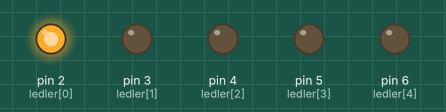
Bench run of a sketch on a simulated Arduino Uno, built with avr-gcc and run on an emulated ATmega328P. Shown: output pins drawn as LEDs (lit = HIGH).

Above: at 0.2 s.
At 1.7 s:
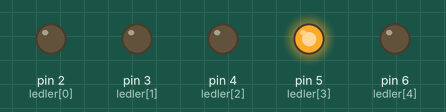
At 2.5 s:
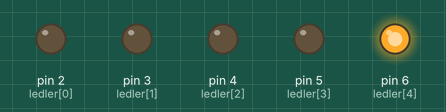
At 4.2 s:
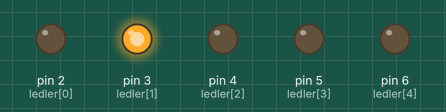
At 6.2 s:
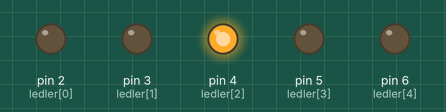
Timing chart, 0 to 6.5 s (numbered marks = the images above):
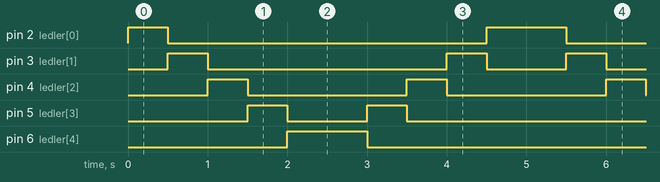

Measured:
- by itself, pin 2 (ledler[0]): repeats every 5.0 s: LOW 4.0 s, HIGH 1.0 s
- by itself, pin 3 (ledler[1]): repeats every 5.0 s: LOW 3.0 s, HIGH 0.50 s, LOW 1.0 s, HIGH 0.50 s
- by itself, pin 4 (ledler[2]): alternates HIGH for 0.50 s and LOW for 2.0 s
- by itself, pin 5 (ledler[3]): repeats every 5.0 s: LOW 1.0 s, HIGH 0.50 s, LOW 3.0 s, HIGH 0.50 s
- by itself, pin 6 (ledler[4]): alternates HIGH for 1.0 s and LOW for 4.0 s

The sketch:

Kara_simsek.ino
```cpp
// Muhammed ÇİÇEK tarafından hazırlandı
// KARA ŞİMŞEK PROJESİ
int ledler[] = {2,3,4,5,6};  // ledlerin giriş pinleri
void setup() {
  for(int i=0; i<5; i++){
  pinMode(ledler[i], OUTPUT);  // ledleri çıkış olarak tanımladık
  }
}
void loop() {
  for(int i=0; i<5; i++){
    digitalWrite(ledler[i], HIGH); // ledleri yaktık
    delay(500);
    digitalWrite(ledler[i], LOW);  // ledleri söndürdük
  }
  for(int j=4; j>-1; j--){
    digitalWrite(ledler[j], HIGH);  //terstten yaktık ledleri
    delay(500);
    digitalWrite(ledler[j], LOW);  // ledleri terstten söndürdük
  }
}
```
